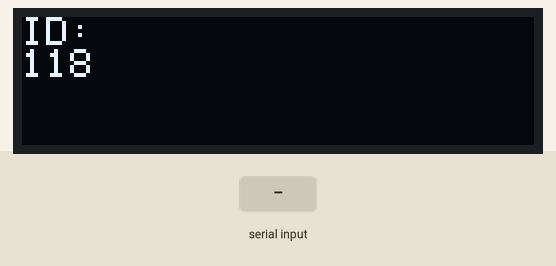
Bench run of a sketch on a simulated Arduino Uno, built with avr-gcc and run on an emulated ATmega328P. On the bench: 128×32 one-colour display. The inputs (shaded band) are chosen by the test bench. Random numbers use the default seed unless the sketch sets one; what the sketch prints to the serial monitor is not drawn.

Above: at 1.2 s.
1.3 s: "ACK,\n" received over Serial
At 1.8 s:
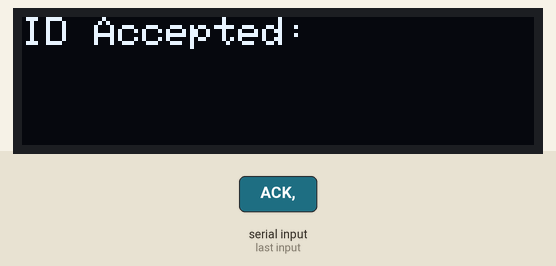
At 17.1 s:
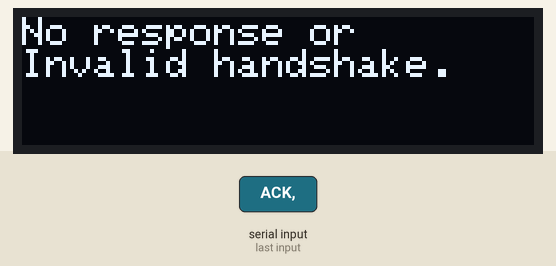
Timing chart, 0 to 18.6 s (numbered marks = the images above; inputs shaded):
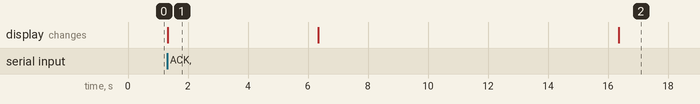

Measured:
- what the display in image 1 shows lasts 5.0 s, from 1.3 s to 6.3 s

The sketch:

attendance_keypad_dummy.ino
```cpp
#include <Arduino.h>
#include <SSD1306Ascii.h>
#include <SSD1306AsciiAvrI2c.h>

// Setup screen
#define I2C_ADDRESS 0x3C
SSD1306AsciiAvrI2c oled; // Screen object

void setup() {
  // Initialize serial communication
  Serial.begin(9600);

  // Initialize OLED screen
  oled.begin(&Adafruit128x32, I2C_ADDRESS);
  oled.setFont(Adafruit5x7);
  oled.clear();
  oled.set1X();
  oled.println(F("ATTENDANCE"));

  // Seed for random number generation
  randomSeed(analogRead(0));
}

void loop() {
  // Generate a random ID between 100 and 130
  int randomID = random(100, 131); // 131 because upper limit is exclusive

  // Display the ID on the OLED screen
  oled.clear();
  oled.println(F("ID:"));
  oled.println(randomID);

  // Send the ID over serial
  Serial.println(randomID);

  // Initialize variables for handshake waiting
  unsigned long startTime = millis();
  bool handshakeReceived = false;

  // Wait for handshake message with timeout
  while (millis() - startTime < 10000) {  // 10-second timeout
    if (Serial.available()) {
      String handshakeMsg = Serial.readStringUntil('\n');

      // Check if the handshake message is valid
      if (handshakeMsg.startsWith("ACK,")) {
        String studentName = handshakeMsg.substring(4); // Extract name from message
        oled.clear();
        oled.println("ID Accepted:");
        oled.println(studentName);
        handshakeReceived = true;
        break;  // Exit the loop if handshake is received
      }
    }
  }

  // Handle cases where no valid handshake was received
  if (!handshakeReceived) {
    oled.clear();
    oled.println("No response or");
    oled.println("Invalid handshake.");
  }

  // Wait for some time before generating the next ID
  delay(5000); // Delay for 5 seconds
}
```
